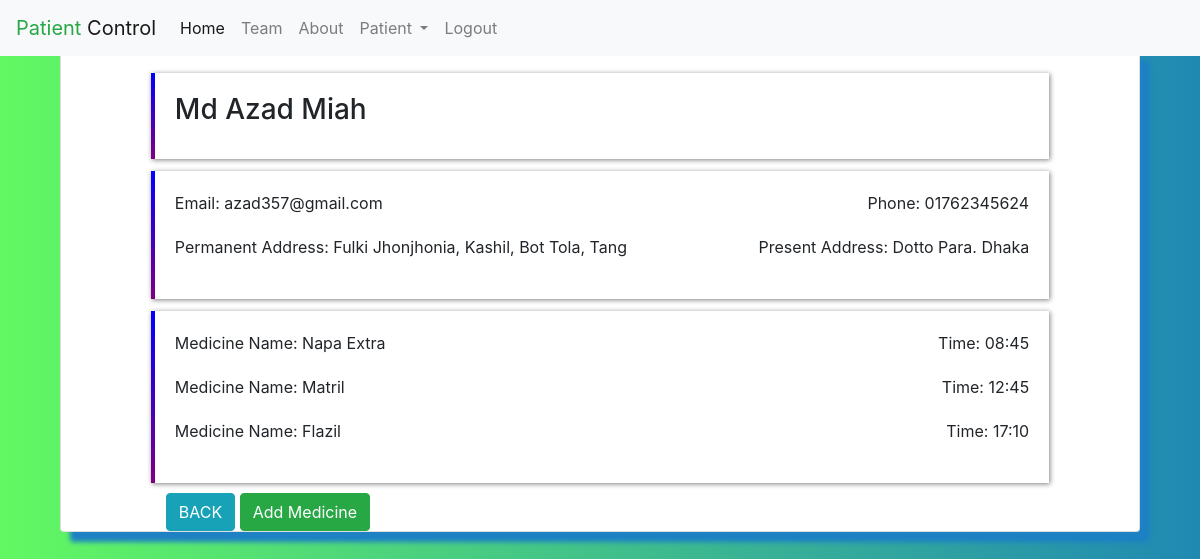
Page /check_patient.php?id=2 (signed in) on the committed database.
### tables this page shows
CREATE TABLE `patient_info` (
  `id` int(11) NOT NULL,
  `patient_ip` varchar(15) DEFAULT NULL,
  `f_name` varchar(40) DEFAULT NULL,
  `email` varchar(40) DEFAULT NULL,
  `phone` varchar(30) DEFAULT NULL,
  `bed_no` varchar(40) DEFAULT NULL,
  `pr_address` varchar(30) DEFAULT NULL,
  `pe_address` varchar(40) DEFAULT NULL,
  `first_medicine_name` varchar(40) DEFAULT NULL,
  `first_medicine_time` varchar(40) DEFAULT NULL,
  `second_medicine_name` varchar(40) DEFAULT NULL,
  `second_medicine_time` varchar(40) DEFAULT NULL,
  `third_medicine_name` varchar(40) DEFAULT NULL,
  `third_medicine_time` varchar(40) DEFAULT NULL
);

### check_patient.php (the view, shortened to what this page needs)
<?php
    $id = $_GET['id'];
    require_once "config.php";
    $sql = "SELECT * FROM patient_info WHERE id=$id";
    $result = mysqli_query($link, $sql);
    $std = mysqli_fetch_assoc($result);
?>
<!DOCTYPE html>
<html lang="en">
<head>
    <link rel="stylesheet" href="https://cdnjs.cloudflare.com/ajax/libs/font-awesome/4.7.0/css/font-awesome.min.css">
    <link rel="stylesheet" href="css/bootstrap.min.css">
    <link rel="stylesheet" href="css/profile.css">
</head>
<body>
    <?php
        include 'navbar.php';
    ?>
    <section class="container">
        <div class="col-12 col-lg-12 m-auto">
            <div class="card container-body">
                <div class="card-body col-10 col-lg-10 m-auto">
                    <h3 class="card-title"><?php echo $std['f_name']; ?></h3>
                </div>
                <div class="card-body col-10 col-lg-10 m-auto">
                    <p class="card-title float-right">
                        <label for="">Phone:</label> <?php echo $std['phone']; ?>
                    </p>
                    <p class="card-title">
                        <label for="">Email:</label> <?php echo $std['email']; ?>
                    </p>
                    <p class="card-title float-right">
                        <label for="">Present Address:</label> <?php echo $std['pr_address']; ?>
                    </p>
                    <p class="card-title">
                        <label for="">Permanent Address:</label> <?php echo $std['pe_address']; ?>
                    </p>
                </div>
                <div class="card-body col-10 col-lg-10 m-auto">
                    <p class="card-title float-right">
                        <label for="">Time:</label> <?php echo $std['first_medicine_time']; ?>
                    </p>
                    <p class="card-title">
                        <label for="">Medicine Name:</label> <?php echo $std['first_medicine_name']; ?>
                    </p>
                    <p class="card-title float-right">
                        <label for="">Time:</label> <?php echo $std['second_medicine_time']; ?>
                    </p>
                    <p class="card-title">
                        <label for="">Medicine Name:</label> <?php echo $std['second_medicine_name']; ?>
                    </p>
                    <p class="card-title float-right">
                        <label for="">Time:</label> <?php echo $std['third_medicine_time']; ?>
                    </p>
                    <p class="card-title">
                        <label for="">Medicine Name:</label> <?php echo $std['third_medicine_name']; ?>
                    </p>
                </div>
                <div class="col-8 col-lg-10 m-auto">
                    <a class="btn btn-info shadow-none" href="all_patients_information.php">BACK</a>
                    <a class="btn btn-success shadow-none" href="add_medicine.php?id=<?php echo $std['patient_ip']; ?>">Add Medicine</a>
                </div>
            </div>
        </div>
    </section>
</body>
</html>

### css/profile.css (style rules this page uses)
body { background-image: linear-gradient(90deg, #62f862, #2089b3); }
.container { margin-top: 55px; }
.card { box-shadow: 10px 10px 5px rgb(29, 129, 196); }
.card-body { border-left: 4px solid; border-image: linear-gradient(180deg, blue, purple); border-image-slice: 1; margin-top: 2px !important; margin-bottom: 10px !important; box-shadow: 1px 1px 5px gray; }

### check_patient.php (style rules this page uses)
.container { margin-top: 50px; animation: movingTopToBottom 3s; -webkit-animation: movingTopToBottom 3s; position: relative; }
.container-body { padding-top: 20px !important; }

### rows in the picture
patient_info: f_name "Md Azad Miah", phone "01762345624", email "azad357@gmail.com", pr_address "Dotto Para. Dhaka", pe_address "Fulki Jhonjhonia, Kashil, Bot Tola, Tang", first_medicine_time "08:45", first_medicine_name "Napa Extra", second_medicine_time "12:45", second_medicine_name "Matril", third_medicine_time "17:10", third_medicine_name "Flazil"
